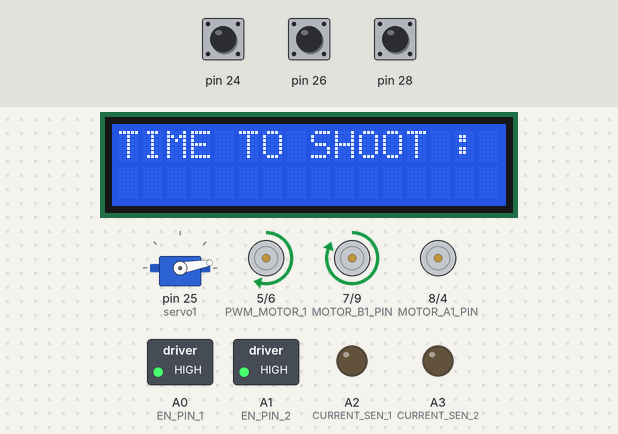
A sketch run on a simulated Arduino Mega 2560, built with avr-gcc and run on an emulated ATmega2560. Shown: servo, 16×2 character LCD, motor-driver pin pairs drawn as motors (green arrow = first pin HIGH = forward, orange = second pin HIGH = backward, longer = more drive), switched loads named in the sketch (green lamp = pin HIGH), output pins drawn as LEDs (lit = HIGH). The inputs (shaded band) are chosen by the test bench; at power-on: pin 26 HIGH, pin 24 HIGH, pin 28 HIGH. What the sketch prints to the serial monitor is not drawn.

Above: at 0.8 s.
0.9 s: pin 26 pulled LOW for 0.15 s
At 1.5 s:
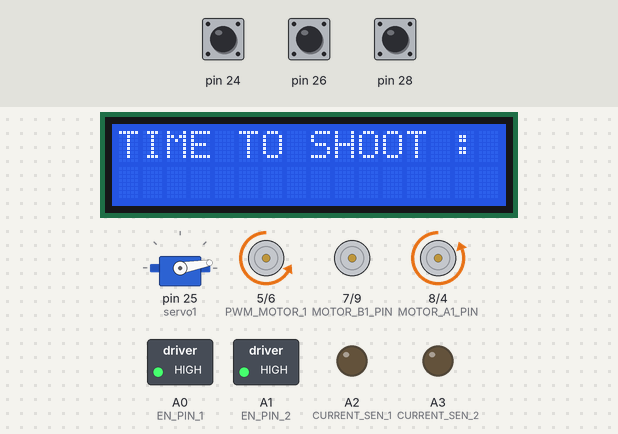
2.5 s: pin 24 pulled LOW for 0.15 s
At 2.9 s:
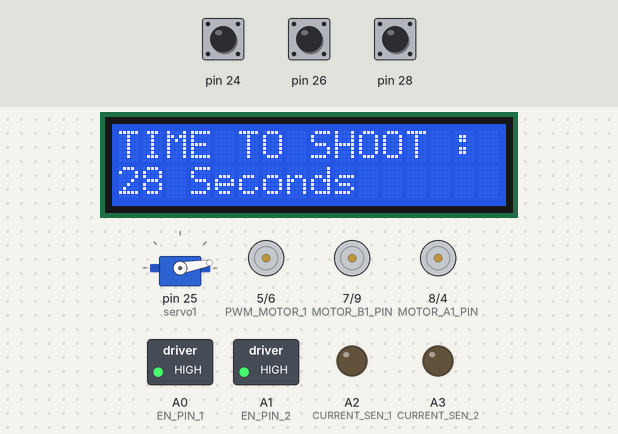
At 29.6 s:
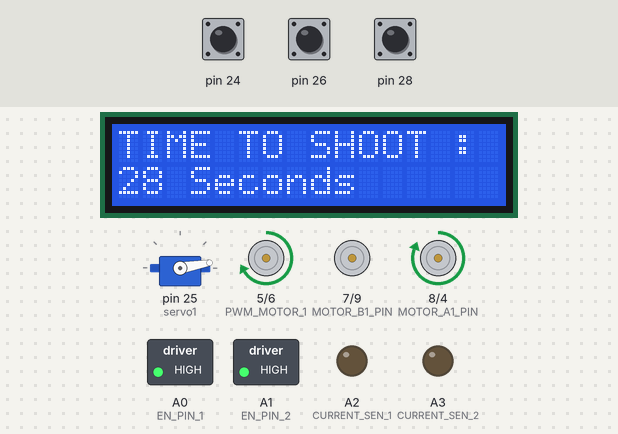
Timing chart, 0 to 29.9 s (numbered marks = the images above; inputs shaded):
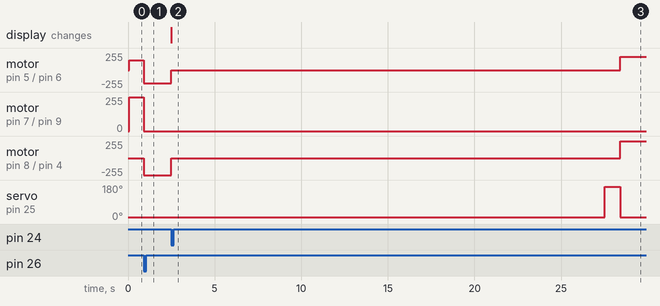

Measured:
- after the input at 0.9 s, motor on pin 5 (PWM_MOTOR_1) / pin 6 (PWM_MOTOR_2): forward 150/255 → backward 200/255 at once; motor on pin 7 (MOTOR_B1_PIN) / pin 9 (MOTOR_B2_PIN): forward 255/255 → stopped at once; motor on pin 8 (MOTOR_A1_PIN) / pin 4 (MOTOR_A2_PIN): stopped → backward 255/255 at once
- after the input at 2.5 s, motor on pin 5 (PWM_MOTOR_1) / pin 6 (PWM_MOTOR_2): backward 200/255 → stopped at once, → forward 200/255 25.9 s later; motor on pin 8 (MOTOR_A1_PIN) / pin 4 (MOTOR_A2_PIN): backward 255/255 → stopped at once, → forward 255/255 25.9 s later

The sketch:

tennis_final.ino
```cpp
#include <Servo.h>
#include <Wire.h>
#include <LiquidCrystal_I2C.h>

#define BRAKE 0
#define CW    1
#define CCW   2
#define CS_THRESHOLD 15   // Definition of safety current (Check: "1.3 Monster Shield Example").

//MOTOR 1
#define MOTOR_A1_PIN 8
#define MOTOR_B1_PIN 7

//MOTOR 2
#define MOTOR_A2_PIN 4
#define MOTOR_B2_PIN 9

#define PWM_MOTOR_1 5
#define PWM_MOTOR_2 6

#define CURRENT_SEN_1 A2
#define CURRENT_SEN_2 A3

#define EN_PIN_1 A0
#define EN_PIN_2 A1

#define MOTOR_1 0
#define MOTOR_2 1

short usSpeed = 200;  //default motor speed
unsigned short usMotor_Status = BRAKE;
 LiquidCrystal_I2C lcd(0x3F, 16, 2);
Servo servo1 ;
int c = 0;


void setup() {
servo1.attach(25);
servo1.write(10);
  lcd.begin();
  lcd.backlight();

pinMode(22,INPUT_PULLUP);
pinMode(24,INPUT_PULLUP);
pinMode(26,INPUT_PULLUP);
pinMode(28,INPUT_PULLUP);
pinMode(A8,INPUT_PULLUP);
pinMode(A9,INPUT);

Serial.begin(9600);
  pinMode(MOTOR_A1_PIN, OUTPUT);
  pinMode(MOTOR_B1_PIN, OUTPUT);

  pinMode(MOTOR_A2_PIN, OUTPUT);
  pinMode(MOTOR_B2_PIN, OUTPUT);

  pinMode(PWM_MOTOR_1, OUTPUT);
  pinMode(PWM_MOTOR_2, OUTPUT);

  pinMode(CURRENT_SEN_1, OUTPUT);
  pinMode(CURRENT_SEN_2, OUTPUT);

  pinMode(EN_PIN_1, OUTPUT);
  pinMode(EN_PIN_2, OUTPUT);


lcd.print("TIME TO SHOOT :");

    digitalWrite(EN_PIN_1, HIGH);
    digitalWrite(EN_PIN_2, HIGH);


     while(digitalRead(26) > 0 ){
  motorGo(MOTOR_1, CW, 150);
}
Stop();

while(digitalRead(24) > 0 ){
    motorGo(MOTOR_2, CCW, 200);

}
Stop();


}

void loop() {
  // put your main code here, to run repeatedly:
shoot();

     while(digitalRead(28) > 0 ){
  motorGo(MOTOR_1, CCW, usSpeed);
}
Stop();

shoot();

     while(analogRead(A9) < 700 ){
      if (digitalRead(26) > 0 )
  motorGo(MOTOR_1, CW, 200);
}
Stop();

shoot();


while(digitalRead(22) > 0 ){
    motorGo(MOTOR_2, CW, usSpeed);

}
Stop();

shoot();


while(digitalRead(24) > 0 ){
    motorGo(MOTOR_2, CCW, usSpeed);

}
Stop();

     while(digitalRead(26) > 0 ){
  motorGo(MOTOR_1, CW, 100);
}
Stop();


}


void shoot() {
  int x = map(analogRead(A8) , 0,1023 , 1, 50 );
  lcd.setCursor(0, 1);
lcd.print(x + 3);
lcd.print(" Seconds");
delay(x * 1000) ;
servo1.write(170);
delay(900);
servo1.write(10);

}
void Stop()
{
  Serial.println("Stop");
  usMotor_Status = BRAKE;
  motorGo(MOTOR_1, usMotor_Status, 0);
  motorGo(MOTOR_2, usMotor_Status, 0);
}

void motorGo(uint8_t motor, uint8_t direct, uint8_t pwm)         //Function that controls the variables: motor(0 ou 1), direction (cw ou ccw) e pwm (entra 0 e 255);
{
  if(motor == MOTOR_1)
  {
    if(direct == CW)
    {
      digitalWrite(MOTOR_A1_PIN, LOW);
      digitalWrite(MOTOR_B1_PIN, HIGH);
    }
    else if(direct == CCW)
    {
      digitalWrite(MOTOR_A1_PIN, HIGH);
      digitalWrite(MOTOR_B1_PIN, LOW);
    }
    else
    {
      digitalWrite(MOTOR_A1_PIN, LOW);
      digitalWrite(MOTOR_B1_PIN, LOW);
    }

    analogWrite(PWM_MOTOR_1, pwm);
  }
  else if(motor == MOTOR_2)
  {
    if(direct == CW)
    {
      digitalWrite(MOTOR_A2_PIN, LOW);
      digitalWrite(MOTOR_B2_PIN, HIGH);
    }
    else if(direct == CCW)
    {
      digitalWrite(MOTOR_A2_PIN, HIGH);
      digitalWrite(MOTOR_B2_PIN, LOW);
    }
    else
    {
      digitalWrite(MOTOR_A2_PIN, LOW);
      digitalWrite(MOTOR_B2_PIN, LOW);
    }

    analogWrite(PWM_MOTOR_2, pwm);
  }
}
```
